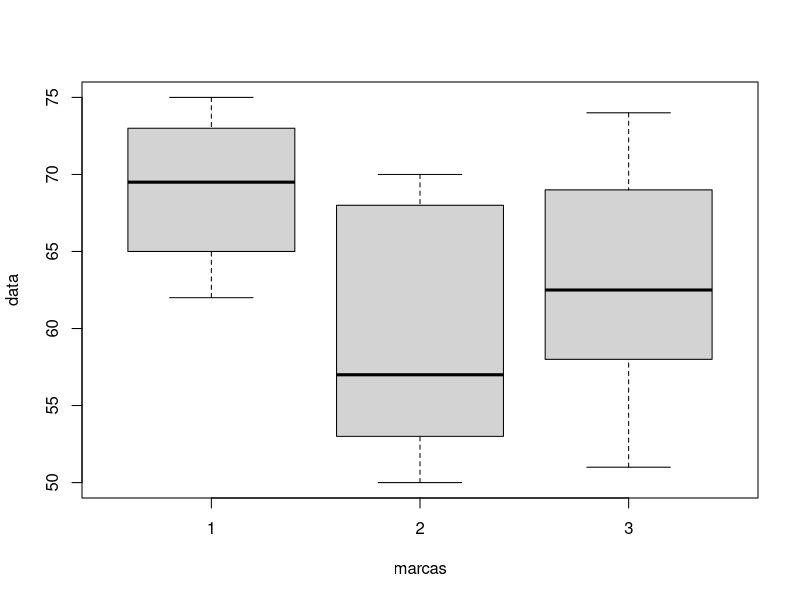
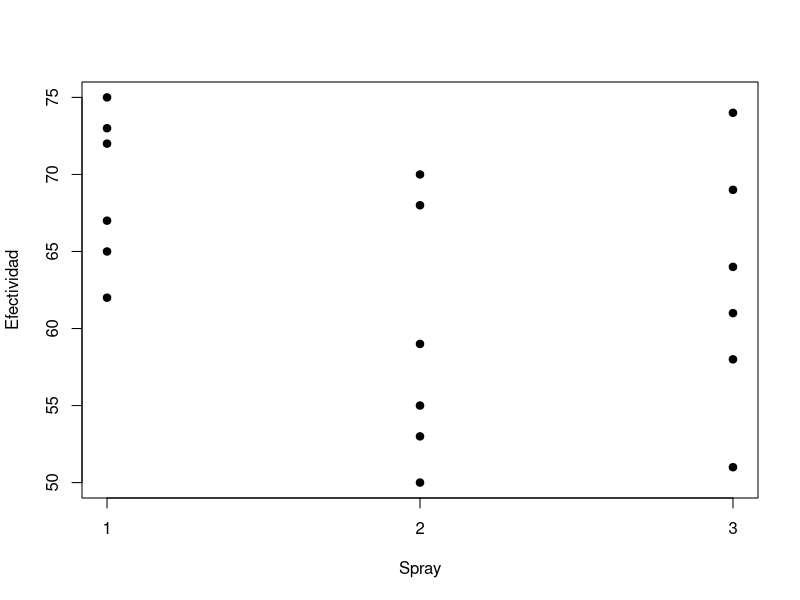
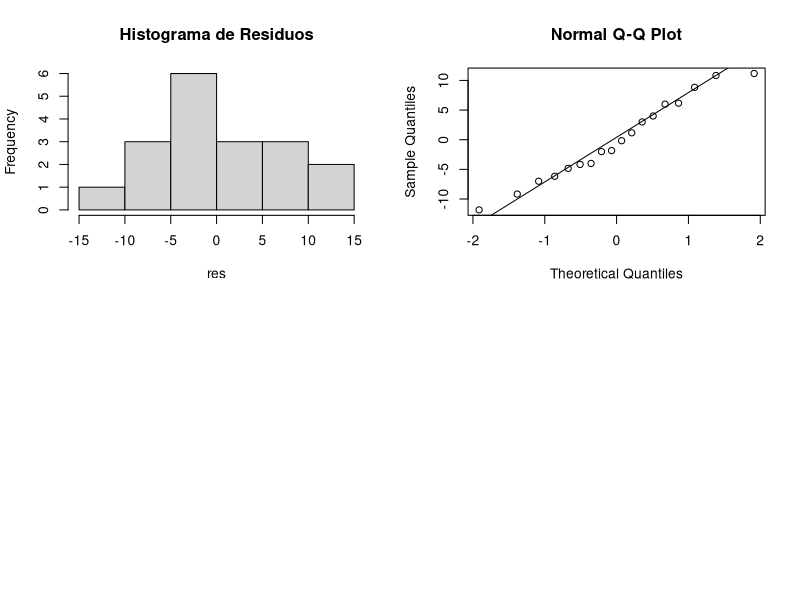

The R script that drew these images, in order:
library("lmtest")

marcas<- c(rep('1',6), rep('2',6), rep('3',6))
data <-c(72, 65, 67, 75, 62, 73, 55, 59, 68, 70, 53, 50, 64, 74, 61, 58, 51, 69 )


df <- data.frame(data , marcas)
det.anova<- aov(data~marcas, data = df)
summary(det.anova)
res<-det.anova$residuals




boxplot(data~marcas)


stripchart(data~marcas,pch=19, xlab="Spray", ylab="Efectividad", vertical = TRUE,method = "overplot",main="")



layout(matrix(c(1,2,3,4),2,2,byrow = T))
hist(res, main = "Histograma de Residuos")
qqnorm(res)
qqline(res)


shapiro.test(res)
bartlett.test(res, df$marcas)
dwtest(det.anova)

